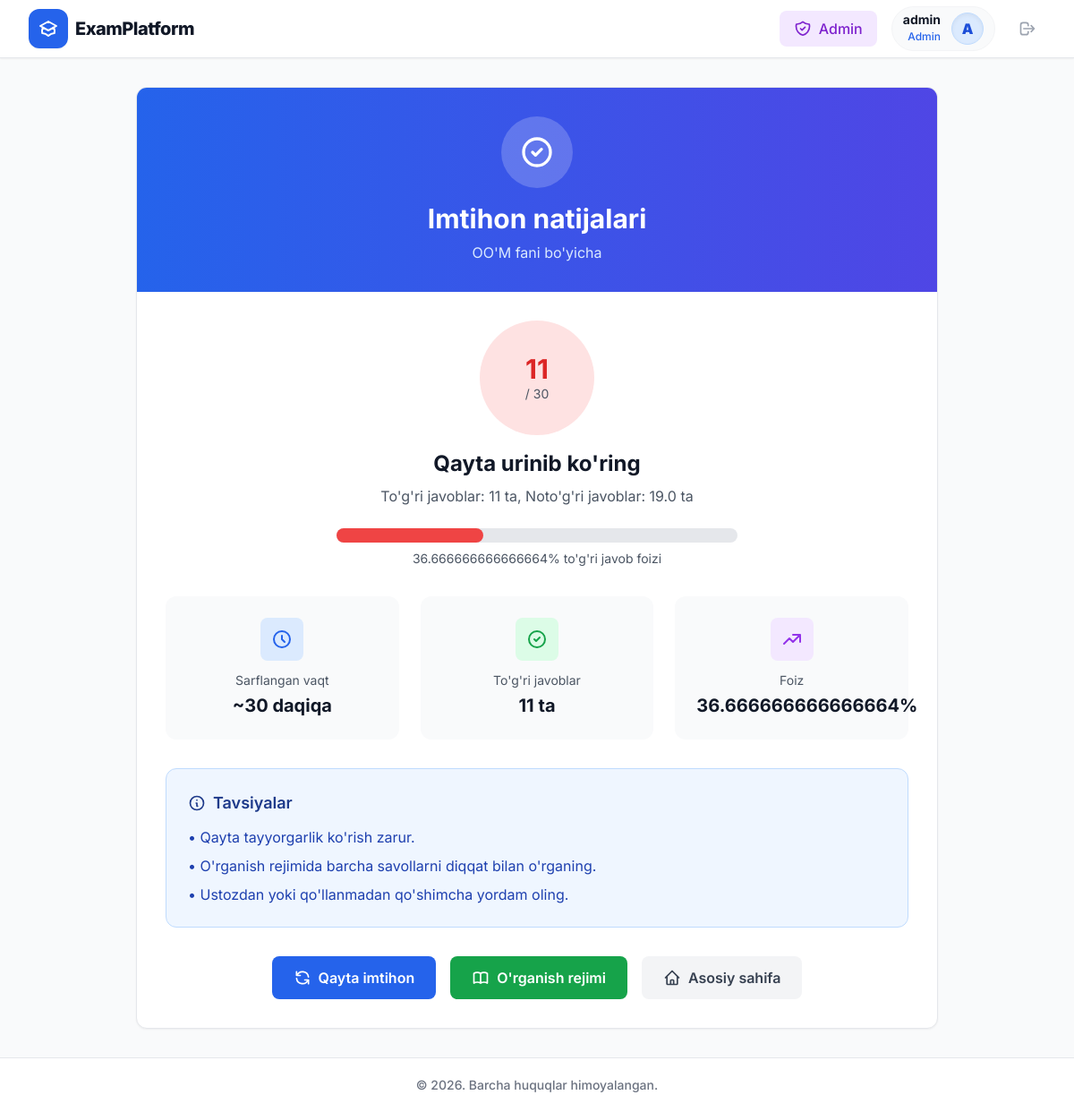
Page /result/ (signed in) on the committed database.
### quiz/models.py (models this page shows, shortened)
class ExamResult(models.Model):
    student = models.ForeignKey(User, on_delete=models.CASCADE, verbose_name="O'quvchi")
    subject = models.ForeignKey(Subject, on_delete=models.CASCADE, verbose_name="Fan")
    score = models.IntegerField(verbose_name="To'g'ri javoblar soni")
    total_questions = models.IntegerField(default=30, verbose_name="Umumiy savollar")
    date_taken = models.DateTimeField(auto_now_add=True, verbose_name="Topshirilgan vaqt")

class Subject(models.Model):
    name = models.CharField(max_length=100, verbose_name="Fan nomi")
    description = models.TextField(verbose_name="Fan tavsifi", blank=True)

### quiz/views.py (the view)
# urls.py: path('result/', views.ExamResultView.as_view(), name='exam_result'),
class ExamResultView(LoginRequiredMixin, TemplateView):
    template_name = 'quiz/result.html'
    def get_context_data(self, **kwargs):
        context = super().get_context_data(**kwargs)
        context['result'] = ExamResult.objects.filter(student=self.request.user).latest('date_taken')
        return context

### quiz/templatetags/quiz_filters.py (called while the page is built)
@register.filter
def mul(value, arg):
    try:
        return float(value) * float(arg)
    except (ValueError, TypeError):
        return 0

@register.filter
def div(value, arg):
    try:
        if float(arg) == 0:
            return 0
        return float(value) / float(arg)
    except (ValueError, TypeError):
        return 0

@register.filter
def sub(value, arg):
    try:
        return float(value) - float(arg)
    except (ValueError, TypeError):
        return 0

### templates/quiz/result.html (shortened to what this page needs)
{% extends 'base.html' %}
{% load static %}
{% load quiz_filters %}
{% block content %}
<div class="max-w-4xl mx-auto">
    <div class="bg-white rounded-xl border border-gray-200 shadow-sm overflow-hidden">
        <div class="bg-gradient-to-r from-blue-600 to-indigo-600 text-white p-8">
            <div class="text-center">
                <div class="h-20 w-20 bg-white bg-opacity-20 rounded-full flex items-center justify-center mx-auto mb-4">
                    <svg class="w-10 h-10 text-white" fill="none" stroke="currentColor" viewBox="0 0 24 24">
                        <path stroke-linecap="round" stroke-linejoin="round" stroke-width="2" d="M9 12l2 2 4-4m6 2a9 9 0 11-18 0 9 9 0 0118 0z"></path>
                    </svg>
                </div>
                <h1 class="text-3xl font-bold mb-2">Imtihon natijalari</h1>
                <p class="text-blue-100">{{ result.subject.name }} fani bo'yicha</p>
            </div>
        </div>
        <div class="p-8">
            <div class="text-center mb-8">
                {% with percentage=result.score|mul:100|div:result.total_questions %}
                <div class="inline-flex items-center justify-center h-32 w-32 rounded-full mb-4 {% if percentage >= 70 %}bg-green-100{% elif percentage >= 50 %}bg-yellow-100{% else %}bg-red-100{% endif %}">
                    <div class="text-center">
                        <div class="text-3xl font-bold {% if percentage >= 70 %}text-green-600{% elif percentage >= 50 %}text-yellow-600{% else %}text-red-600{% endif %}">
                            {{ result.score }}
                        </div>
                        <div class="text-sm text-gray-600">/ {{ result.total_questions }}</div>
                    </div>
                </div>
                <h2 class="text-2xl font-bold text-gray-900 mb-2">
                    {% if percentage >= 70 %}
                        A'lo baholandi!
                    {% elif percentage >= 50 %}
                        Yaxshi natija!
                    {% else %}
                        Qayta urinib ko'ring
                    {% endif %}
                </h2>
                <p class="text-gray-600 mb-6">
                    To'g'ri javoblar: {{ result.score }} ta, Noto'g'ri javoblar: {{ result.total_questions|sub:result.score }} ta
                </p>
                <div class="max-w-md mx-auto mb-8">
                    <div class="bg-gray-200 rounded-full h-4 mb-2">
                        <div class="h-4 rounded-full transition-all duration-500 {% if percentage >= 70 %}bg-green-500{% elif percentage >= 50 %}bg-yellow-500{% else %}bg-red-500{% endif %}"
                             style="width: {{ percentage }}%"></div>
                    </div>
                    <p class="text-sm text-gray-600">
                        {{ percentage }}% to'g'ri javob foizi
                    </p>
                </div>
                {% endwith %}
            </div>
            <div class="grid grid-cols-1 md:grid-cols-3 gap-6 mb-8">
                <div class="bg-gray-50 rounded-xl p-6 text-center">
                    <div class="h-12 w-12 bg-blue-100 text-blue-600 rounded-lg flex items-center justify-center mx-auto mb-3">
                        <svg class="w-6 h-6" fill="none" stroke="currentColor" viewBox="0 0 24 24">
                            <path stroke-linecap="round" stroke-linejoin="round" stroke-width="2" d="M12 8v4l3 3m6-3a9 9 0 11-18 0 9 9 0 0118 0z"></path>
                        </svg>
                    </div>
                    <p class="text-sm text-gray-600 mb-1">Sarflangan vaqt</p>
                    <p class="text-xl font-bold text-gray-900">~30 daqiqa</p>
                </div>
                <div class="bg-gray-50 rounded-xl p-6 text-center">
                    <div class="h-12 w-12 bg-green-100 text-green-600 rounded-lg flex items-center justify-center mx-auto mb-3">
                        <svg class="w-6 h-6" fill="none" stroke="currentColor" viewBox="0 0 24 24">
                            <path stroke-linecap="round" stroke-linejoin="round" stroke-width="2" d="M9 12l2 2 4-4m6 2a9 9 0 11-18 0 9 9 0 0118 0z"></path>
                        </svg>
                    </div>
                    <p class="text-sm text-gray-600 mb-1">To'g'ri javoblar</p>
                    <p class="text-xl font-bold text-gray-900">{{ result.score }} ta</p>
                </div>
                <div class="bg-gray-50 rounded-xl p-6 text-center">
                    <div class="h-12 w-12 bg-purple-100 text-purple-600 rounded-lg flex items-center justify-center mx-auto mb-3">
                        <svg class="w-6 h-6" fill="none" stroke="currentColor" viewBox="0 0 24 24">
                            <path stroke-linecap="round" stroke-linejoin="round" stroke-width="2" d="M13 7h8m0 0v8m0-8l-8 8-4-4-6 6"></path>
                        </svg>
                    </div>
                    <p class="text-sm text-gray-600 mb-1">Foiz</p>
                    {% with percentage=result.score|mul:100|div:result.total_questions %}
                    <p class="text-xl font-bold text-gray-900">{{ percentage }}%</p>
                    {% endwith %}
                </div>
            </div>
            <div class="bg-blue-50 border border-blue-200 rounded-xl p-6 mb-8">
                <h3 class="text-lg font-semibold text-blue-900 mb-3 flex items-center gap-2">
                    <svg class="w-5 h-5" fill="none" stroke="currentColor" viewBox="0 0 24 24">
                        <path stroke-linecap="round" stroke-linejoin="round" stroke-width="2" d="M13 16h-1v-4h-1m1-4h.01M21 12a9 9 0 11-18 0 9 9 0 0118 0z"></path>
                    </svg>
                    Tavsiyalar
                </h3>
                {% with percentage=result.score|mul:100|div:result.total_questions %}
                <div class="text-blue-800 space-y-2">
                    {% if percentage >= 70 %}
                        <p>• A'lo natija! Siz ushbu fanni yaxshi o'zlashtirgansiz.</p>
                        <p>• Boshqa fanlarni ham sinab ko'rishni tavsiya etamiz.</p>
                        <p>• Davlat imtihonlariga tayyorgarlikni davom ettiring.</p>
                    {% elif percentage >= 50 %}
                        <p>• Yaxshi natija, ammo biroz yaxshilash kerak.</p>
                        <p>• O'rganish rejimida qo'shimcha mashq qiling.</p>
                        <p>• Noto'g'ri javoblarni takrorlang.</p>
                    {% else %}
                        <p>• Qayta tayyorgarlik ko'rish zarur.</p>
                        <p>• O'rganish rejimida barcha savollarni diqqat bilan o'rganing.</p>
                        <p>• Ustozdan yoki qo'llanmadan qo'shimcha yordam oling.</p>
                    {% endif %}
                </div>
                {% endwith %}
            </div>
            <div class="flex flex-col sm:flex-row gap-4 justify-center">
                <a href="{% url 'exam_mode' result.subject.id %}" class="bg-blue-600 hover:bg-blue-700 text-white font-semibold py-3 px-6 rounded-lg transition duration-200 flex items-center justify-center gap-2">
                    <svg class="w-5 h-5" fill="none" stroke="currentColor" viewBox="0 0 24 24">
                        <path stroke-linecap="round" stroke-linejoin="round" stroke-width="2" d="M4 4v5h.582m15.356 2A8.001 8.001 0 004.582 9m0 0H9m11 11v-5h-.581m0 0a8.003 8.003 0 01-15.357-2m15.357 2H15"></path>
                    </svg>
                    Qayta imtihon
                </a>
                <a href="{% url 'learn_mode' result.subject.id %}" class="bg-green-600 hover:bg-green-700 text-white font-semibold py-3 px-6 rounded-lg transition duration-200 flex items-center justify-center gap-2">
                    O'rganish rejimi
                </a>
                <a href="{% url 'home' %}" class="bg-gray-100 hover:bg-gray-200 text-gray-700 font-semibold py-3 px-6 rounded-lg transition duration-200 flex items-center justify-center gap-2">
                    <svg class="w-5 h-5" fill="none" stroke="currentColor" viewBox="0 0 24 24">
                        <path stroke-linecap="round" stroke-linejoin="round" stroke-width="2" d="M3 12l2-2m0 0l7-7 7 7M5 10v10a1 1 0 001 1h3m10-11l2 2m-2-2v10a1 1 0 01-1 1h-3m-6 0a1 1 0 001-1v-4a1 1 0 011-1h2a1 1 0 011 1v4a1 1 0 001 1m-6 0h6"></path>
                    </svg>
                    Asosiy sahifa
                </a>
            </div>
        </div>
    </div>
</div>
{% endblock %}

### templates/base.html (shortened to what this page needs)
{% load static %}
<!DOCTYPE html>
<html lang="uz">
<head>
    <script src="https://cdn.tailwindcss.com"></script>
    <link rel="stylesheet" href="{% static 'css/quiz.css' %}">
</head>
<body class="bg-gray-50 text-gray-800 antialiased flex flex-col min-h-screen">
    <nav class="bg-white shadow-sm border-b border-gray-200 sticky top-0 z-50">
        <div class="max-w-7xl mx-auto px-4 sm:px-6 lg:px-8">
            <div class="flex justify-between h-16">
                <div class="flex items-center">
                    <a href="{% url 'home' %}" class="flex items-center gap-2 group">
                        <div class="bg-blue-600 text-white p-2.5 rounded-xl group-hover:bg-blue-700 transition-smooth shadow-sm">
                        </div>
                        <span class="text-xl font-extrabold text-gray-900 tracking-tight group-hover:text-blue-700 transition-smooth">ExamPlatform</span>
                    </a>
                </div>
                <div class="flex items-center space-x-2 sm:space-x-4">
                    {% if user.is_authenticated %}
                    {% if user.is_superuser %}
                    <a href="{% url 'dashboard' %}" class="bg-purple-100 hover:bg-purple-200 text-purple-700 font-medium py-2 px-4 rounded-lg transition duration-200 flex items-center gap-2">
                        Admin
                    </a>
                    {% endif %}
                    <div class="flex items-center gap-3 bg-gray-50 py-1.5 px-3 rounded-full border border-gray-100">
                        <div class="hidden sm:block text-right">
                            <p class="text-sm font-bold text-gray-900 leading-none">{{ user.username }}</p>
                            <p class="text-xs text-blue-600 font-medium mt-1">{% if user.is_superuser %}Admin{% else %}O'quvchi{% endif %}</p>
                        </div>
                        <div class="h-9 w-9 rounded-full bg-blue-100 border border-blue-200 flex items-center justify-center text-blue-700 font-black shadow-inner">
                            {{ user.username|make_list|first|upper }}
                        </div>
                    </div>
                    <form method="POST" action="{% url 'logout' %}" class="inline m-0 p-0">
                        <button type="submit" class="text-gray-400 hover:text-red-600 hover:bg-red-50 p-2.5 rounded-xl transition-smooth" title="Tizimdan chiqish">
                            <svg class="w-5 h-5" fill="none" stroke="currentColor" viewBox="0 0 24 24">
                                <path stroke-linecap="round" stroke-linejoin="round" stroke-width="2" d="M17 16l4-4m0 0l-4-4m4 4H7m6 4v1a3 3 0 01-3 3H6a3 3 0 01-3-3V7a3 3 0 013-3h4a3 3 0 013 3v1"></path>
                            </svg>
                        </button>
                    </form>
                    {% endif %}
                </div>
            </div>
        </div>
    </nav>
    <main class="flex-grow max-w-7xl mx-auto px-4 sm:px-6 lg:px-8 py-8 w-full">
        {% block content %}
        {% endblock %}
    </main>
    <footer class="bg-white border-t border-gray-200 mt-auto">
        <div class="max-w-7xl mx-auto py-5 px-4 sm:px-6 lg:px-8">
            <p class="text-center text-sm font-medium text-gray-500">
                &copy; 2026. Barcha huquqlar himoyalangan.
            </p>
        </div>
    </footer>
</body>
</html>

### templates/base.html (style rules this page uses)
body { font-family: 'Inter', sans-serif; }
.transition-smooth { transition: all 0.3s cubic-bezier(0.4, 0, 0.2, 1); }

### rows in the picture
ExamResult: subject.name "OO'M", score "11", total_questions "30", total_questions|sub "19.0"

### other values in the picture
{{ user.username }} "admin"
{{ user.username|make_list|first|upper }} "A"
{{ percentage }} "36.666666666666664"
